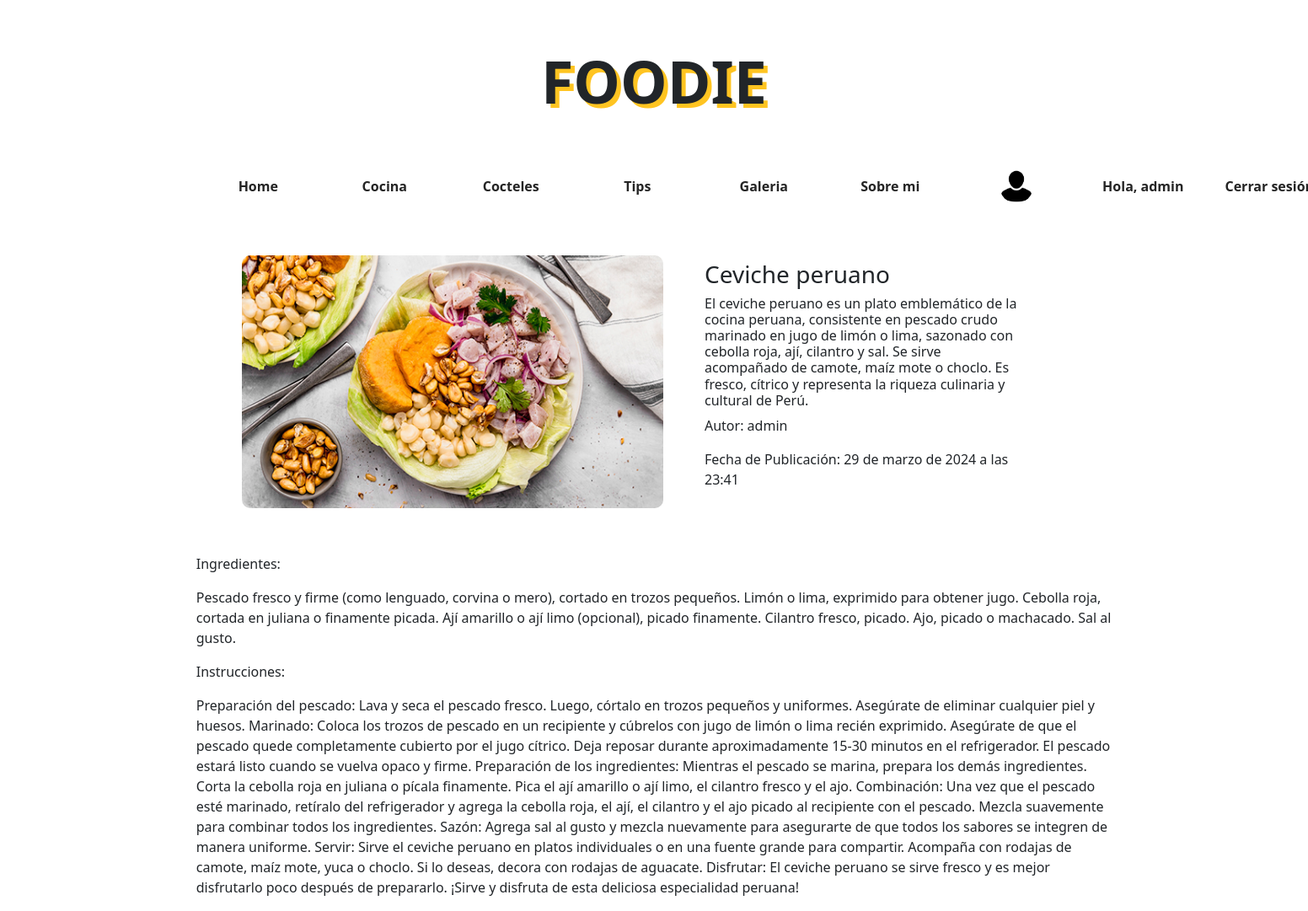
Page /recetas/1/ (signed in) on the earlier database version.
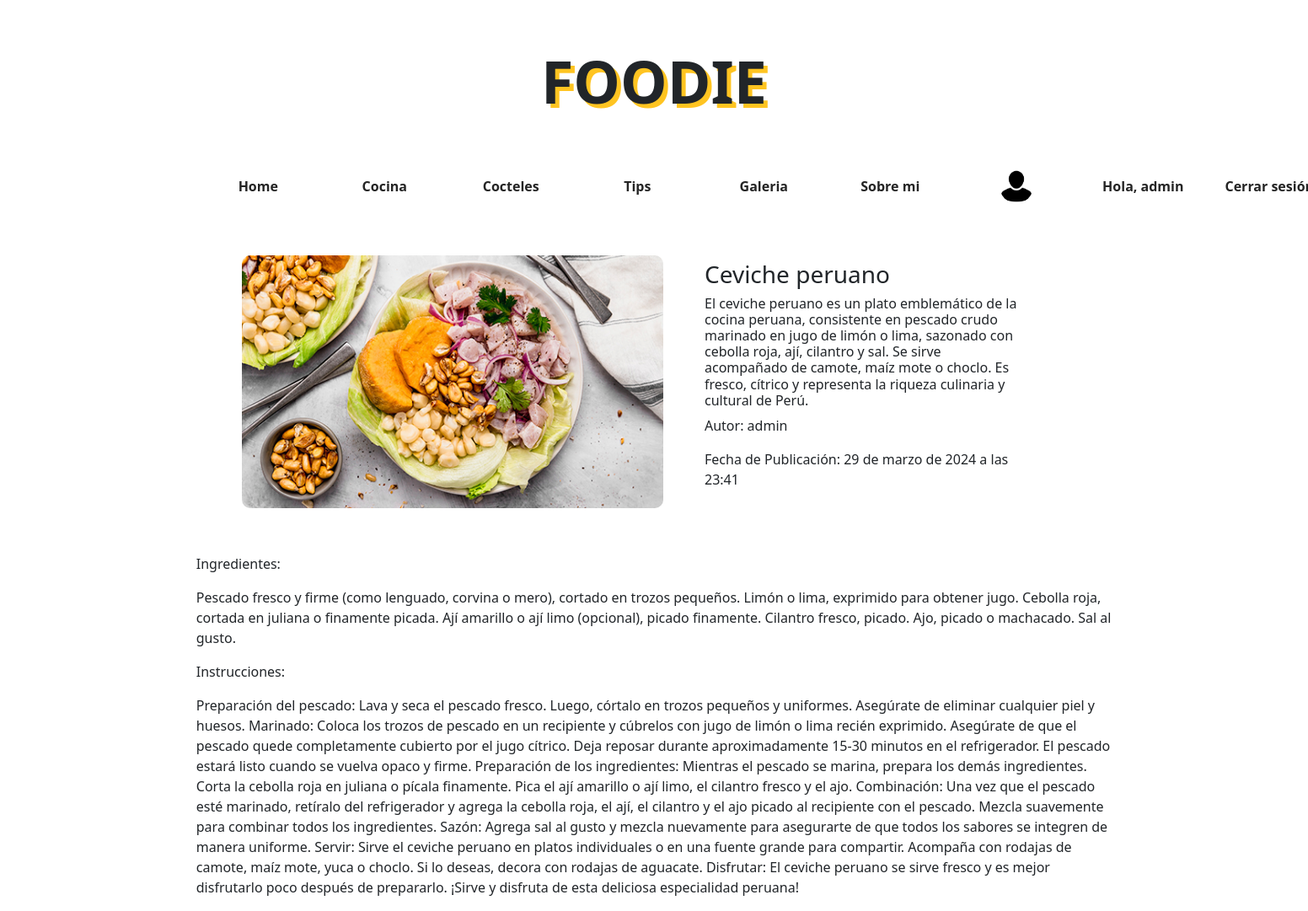
Same page on the later database version.
### foodieApp/models.py (models this page shows, shortened)
class Receta(models.Model):
    titulo = models.CharField(max_length=100)
    descripcion = models.TextField()
    ingredientes = models.TextField()
    instrucciones = models.TextField()
    autor = models.ForeignKey(User, on_delete=models.CASCADE)
    fecha_publicacion = models.DateTimeField(auto_now_add=True)
    imagen = models.ImageField(upload_to='media/imagenes_recetas/')

### foodieApp/views.py (the view)
# urls.py: path("recetas/<int:receta_id>/", detalle_receta, name="detalle_receta"),
def detalle_receta(request, receta_id):
    receta = get_object_or_404(Receta, pk=receta_id)
    return render(request, "foodieApp/detalle_receta.html", {"receta": receta})

### foodieApp/templates/foodieApp/detalle_receta.html (shortened to what this page needs)
{% extends 'index.html' %}
{% block contenido %}
<div class="receta">
    <div>
    <img class="imagenReceta" src="{{ receta.imagen.url }}" alt="">
    </div>
    <div class="contenido">
        <h3>{{ receta.titulo }}</h3>
        <h6>{{receta.descripcion}}</h6>
        <p>Autor: {{receta.autor}}</p>
        <p>Fecha de Publicación: {{ receta.fecha_publicacion }}</p>
    </div>
</div>
    <p>Ingredientes:</p>
    <p>{{ receta.ingredientes }}</p>
    <p>Instrucciones:</p>
    <p>{{ receta.instrucciones }}</p>
{% endblock contenido %}

Differences in the rows shown:
changed Receta "Ceviche peruano": imagen: a different picture
